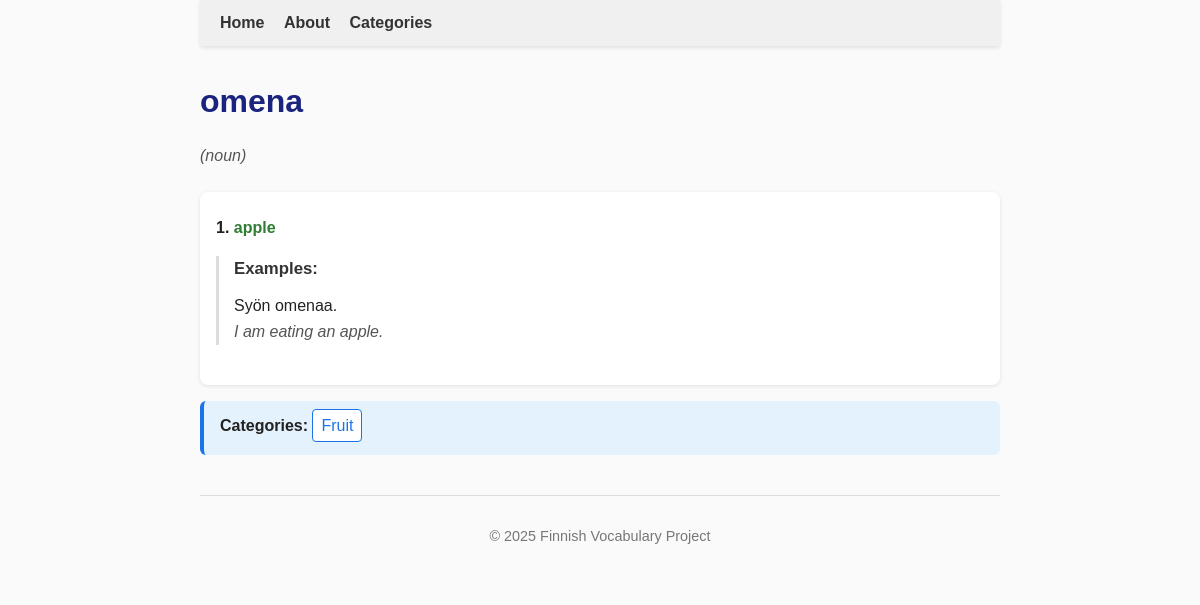
The page /word/omena on the database its author committed.
### tables this page shows
CREATE TABLE words (
        id INTEGER PRIMARY KEY,
        word TEXT UNIQUE NOT NULL,
        pos_id INTEGER REFERENCES parts_of_speech(id)
    , created_at TEXT, updated_at TEXT, language_code TEXT DEFAULT 'fi');

CREATE TABLE parts_of_speech (
        id INTEGER PRIMARY KEY,
        name TEXT NOT NULL
    );

CREATE TABLE translations (
        id INTEGER PRIMARY KEY,
        meaning_id INTEGER NOT NULL REFERENCES meanings(id),
        translation_text TEXT NOT NULL,
        translation_number INTEGER
    , language TEXT DEFAULT 'en');

CREATE TABLE examples (
        id INTEGER PRIMARY KEY,
        meaning_id INTEGER NOT NULL REFERENCES meanings(id),
        example_text TEXT NOT NULL,
        example_translation_text TEXT
    );

CREATE TABLE categories (
    id INTEGER PRIMARY KEY,
    name TEXT NOT NULL UNIQUE,
    parent_id INTEGER REFERENCES categories(id)
, description TEXT);

### app.py (the view)
@app.route('/word/<word_name>')
def show_word(word_name):
    conn = sqlite3.connect("finnish.db")
    conn.row_factory = sqlite3.Row  # Access columns by name
    cur = conn.cursor()
    cur.execute("""
        SELECT w.id AS word_id, w.word, p.name AS pos_name
        FROM words w
        LEFT JOIN parts_of_speech p ON w.pos_id = p.id
        WHERE w.word = ?
    """, (word_name,))
    word_row = cur.fetchone()
    if not word_row:
        conn.close()
        return f"No data found for word: {word_name}"
    word_id = word_row['word_id']
    pos_name = word_row['pos_name']
    cur.execute("""
        SELECT m.id AS meaning_id, m.meaning_number, m.notes
        FROM meanings m
        WHERE m.word_id = ?
        ORDER BY m.meaning_number
    """, (word_id,))
    meanings_rows = cur.fetchall()
    meanings = []
    for row in meanings_rows:
        meaning_id = row['meaning_id']
        cur.execute("""
            SELECT translation_text
            FROM translations
            WHERE meaning_id = ?
            ORDER BY translation_number
        """, (meaning_id,))
        translations = [t['translation_text'] for t in cur.fetchall()]
        cur.execute("""
            SELECT example_text, example_translation_text
            FROM examples
            WHERE meaning_id = ?
        """, (meaning_id,))
        examples = [
            {'text': e['example_text'], 'translation': e['example_translation_text']}
            for e in cur.fetchall()
        ]
        cur.execute("""
            SELECT mr.meaning2_id, rt.name AS relation_type, w.word AS related_word
            FROM meaning_relations mr
            JOIN relation_types rt ON mr.relation_type_id = rt.id
            JOIN meanings m2 ON mr.meaning2_id = m2.id
            JOIN words w ON m2.word_id = w.id
            WHERE mr.meaning1_id = ?
        """, (meaning_id,))
        relations = [{'type': r['relation_type'], 'word': r['related_word']} for r in cur.fetchall()]
        meanings.append({
            'meaning_number': row['meaning_number'],
            'notes': row['notes'],
            'translations': translations,
            'examples': examples,
            'relations': relations
        })
    cur.execute("""
        SELECT wr.word2_id, rt.name AS relation_type, w2.word AS related_word
        FROM word_relations wr
        JOIN relation_types rt ON wr.relation_type_id = rt.id
        JOIN words w2 ON wr.word2_id = w2.id
        WHERE wr.word1_id = ?
    """, (word_id,))
    word_relations = [{'type': r['relation_type'], 'word': r['related_word']} for r in cur.fetchall()]
    cur.execute("""
        SELECT c.id, c.name
        FROM categories c
        JOIN word_categories wc ON c.id = wc.category_id
        WHERE wc.word_id = ?
        ORDER BY c.name
    """, (word_id,))
    categories = cur.fetchall()
    conn.close()
    if not meanings:
        return f"No data found for word: {word_name}"
    return render_template(
        'word.html',
        word_name=word_name,
        pos_name=pos_name,
        meanings=meanings,
        word_relations=word_relations,
        categories=categories
    )

### templates/word.html (shortened to what this page needs)
{% extends "base.html" %}
{% block content %}
<h1>{{ word_name }}</h1>
{% if pos_name %}
    <p><em>({{ pos_name }})</em></p>
{% endif %}
{% set type_names = {
    "synonym": "Synonyms",
    "antonym": "Antonyms",
    "same root": "Same root",
    "compound of": "Compound of",
    "derived from": "Derived from",
    "part of": "Part of"
} %}
{% for meaning in meanings %}
<div class="meaning">
    <p>
        <strong>{{ meaning.meaning_number }}.</strong>
        <span class="translation">{{ ", ".join(meaning.translations) }}</span>
    </p>
    {% if meaning.examples %}
    <div class="examples">
        <p><strong>Examples:</strong></p>
        {% for ex in meaning.examples %}
            <p>
                {{ ex.text }}
                {% if ex.translation %}
                    <br><em>{{ ex.translation }}</em>
                {% endif %}
            </p>
        {% endfor %}
    </div>
    {% endif %}
</div>
{% endfor %}
{% if categories %}
<div class="categories">
    <strong>Categories:</strong>
    {% for cat in categories %}
        <a href="{{ url_for('show_category', category_name=cat['name']) }}">{{ cat['name'] }}</a>
    {% endfor %}
</div>
{% endif %}
{% endblock %}

### static/style.css (style rules this page uses)
body { font-family: Arial, sans-serif; max-width: 800px; margin: 0 auto; line-height: 1.6; color: #222; background-color: #fafafa; padding: 0 20px 40px 20px; }
h1 { font-size: 2em; color: #1a237e; margin-bottom: 0.2em; }
em { color: #555; }
.meaning { margin-top: 1.5em; padding: 1em; background-color: #ffffff; border-radius: 8px; box-shadow: 0 1px 4px rgba(0, 0, 0, 0.1); }
.meaning p { margin: 0.4em 0; }
.translation { font-weight: bold; color: #2e7d32; }
.examples { margin-top: 1em; margin-bottom: 1.5em; padding-left: 15px; border-left: 3px solid #ddd; }
.examples p strong { display: block; margin-bottom: 0.6em; color: #333; font-size: 1.05em; }
.examples p { margin: 0.3em 0; }
.examples em { color: #555; font-style: italic; }
.categories { margin-top: 1em; margin-bottom: 1.5em; padding: 0.5em 1em; background-color: #e3f2fd; border-left: 4px solid #1a73e8; border-radius: 6px; }
.categories a { display: inline-block; margin-right: 10px; margin-bottom: 5px; padding: 3px 8px; background-color: #ffffff; border: 1px solid #1a73e8; border-radius: 4px; text-decoration: none; color: #1a73e8; font-weight: 500; transition: all 0.2s ease; }

### rows shown on the page
words: word "omena"
parts_of_speech: name "noun"
translations: translation_text "apple"
examples: text "Syön omenaa.", translation "I am eating an apple."
categories: name "Fruit"

### other values the page prints
{{ meaning.meaning_number }} "1"
